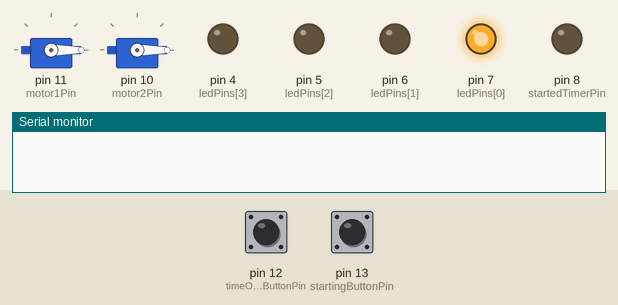
Bench run of a program on a simulated Arduino Uno, built with avr-gcc and run on an emulated ATmega328P. Shown: 2 × servo, output pins drawn as LEDs (lit = HIGH), the last lines printed to the serial monitor. The inputs (shaded band) are chosen by the test bench; at power-on: pin 13 (startingButtonPin) LOW, pin 12 (timeOptionsButtonPin) LOW.

Above: at 1.2 s.
1.3 s: pin 13 (startingButtonPin) pulled HIGH for 0.15 s
At 2.5 s:
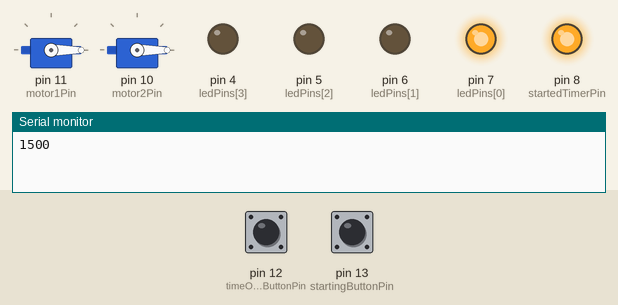
4.4 s: pin 13 (startingButtonPin) pulled HIGH for 1 s
At 5.5 s:
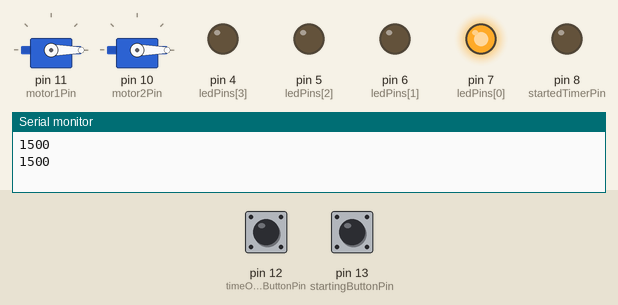
6.9 s: pin 12 (timeOptionsButtonPin) pulled HIGH for 0.15 s
At 7.4 s:
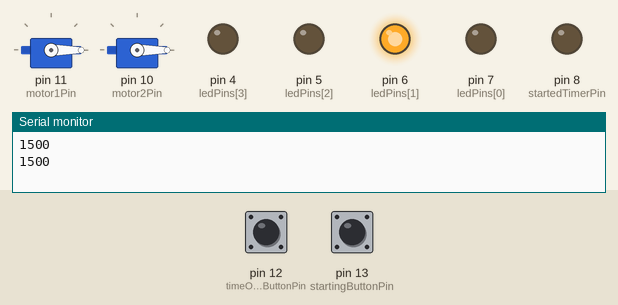
8.5 s: pin 12 (timeOptionsButtonPin) pulled HIGH for 1 s
At 9.8 s:
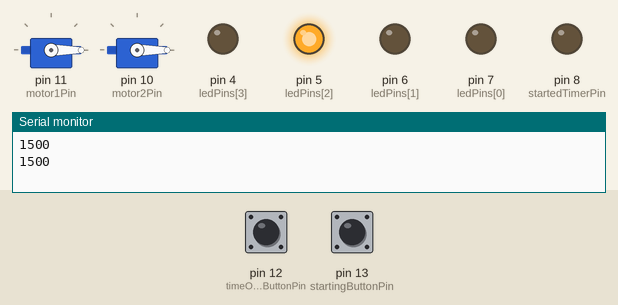
11.0 s: pin 13 (startingButtonPin) pulled HIGH for 0.15 s
At 12.2 s:
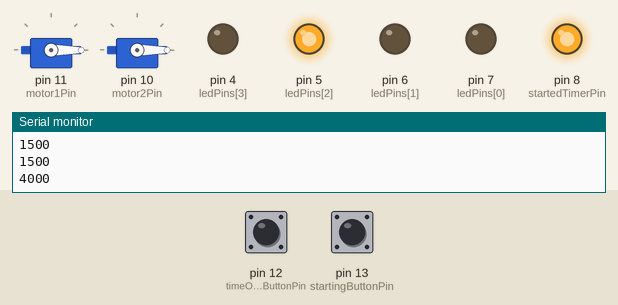
14.1 s: pin 13 (startingButtonPin) pulled HIGH for 3.2 s
At 15.2 s:
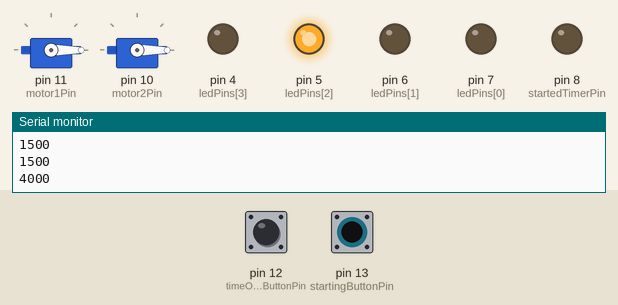
Timing chart, 0 to 17.1 s (numbered marks = the images above; inputs shaded):
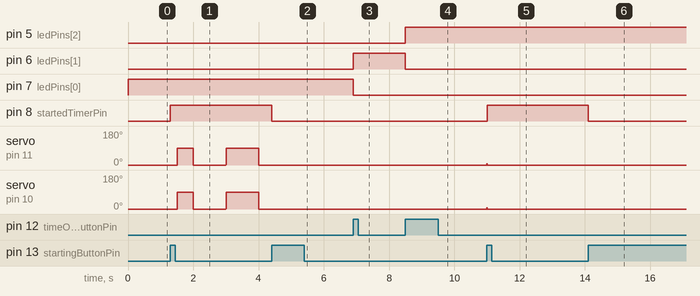

The program:

main.cpp
```cpp
#include <Arduino.h>
#include <Servo.h>

Servo motor1;
Servo motor2;

const int motor1Pin = 11;
const int motor2Pin = 10;
const int startingButtonPin = 13;
const int timeOptionsButtonPin = 12;
const int startedTimerPin = 8;
int ledPins[] = {7, 6, 5, 4, 3};

bool started = false;
bool buttonPressed = false;
bool button1Pressed = false;
int numOfTimesPressedButton = 0;

int timeOptions[4];
int timeOptionsLength = 4;
int timeOptionsIndex = 0;
int timeToOpenDoor = 0;
int timeDoorIsOpen = 1000;
unsigned long previousMillisForClosedDoor = 0;
unsigned long previousMillisForOpenDoor = 0;

void setup() {
  Serial.begin(9600);
  motor1.attach(motor1Pin);
  motor2.attach(motor2Pin);
  pinMode(startingButtonPin, INPUT);
  pinMode(timeOptionsButtonPin, INPUT);
  pinMode(startedTimerPin, OUTPUT);

  for (int i = 0; i < timeOptionsLength; i++) {
    pinMode(ledPins[i], OUTPUT);
  }

  timeOptions[0] = 1500;
  timeOptions[1] = 3000;
  timeOptions[2] = 4000;
  timeOptions[3] = 8000;

  motor1.write(0);
  motor2.write(0);
}

void loop() {
  digitalWrite(startedTimerPin, started);

  unsigned long currentMillis = millis();

  // Initial position of the motors
  if (currentMillis - previousMillisForOpenDoor >= timeDoorIsOpen) {
    previousMillisForOpenDoor = currentMillis;
    motor1.write(0);
    motor2.write(0);
  }

  // Check if start/stop button is pressed to start/stop the timer
  if (digitalRead(startingButtonPin) == HIGH && !buttonPressed) {
    buttonPressed = true;
    numOfTimesPressedButton++;
  } else if (digitalRead(startingButtonPin) == LOW && buttonPressed) {
    buttonPressed = false;
  }

  if (numOfTimesPressedButton % 2 == 0 || numOfTimesPressedButton == 0) {
    started = false;
  } else {
    started = true;
  }

  // Check if the timeOptions button is being pressed to go through the time options
  if (digitalRead(timeOptionsButtonPin) == HIGH && !button1Pressed && !started) {
    button1Pressed = true;
    if (timeOptionsIndex < timeOptionsLength - 1) {
      timeOptionsIndex++;
    } else {
      timeOptionsIndex = 0;
    }
  } else if (digitalRead(timeOptionsButtonPin) == LOW && button1Pressed && !started) {
    button1Pressed = false;
  }

  // Change the time option and light up it's led
  int indexOfLedThatShouldBeLitUp;
  timeToOpenDoor = timeOptions[timeOptionsIndex];
  for (int i = 0; i < timeOptionsLength; i++) {
    if (i != timeOptionsIndex) {
      digitalWrite(ledPins[i], LOW);
    } else {
      indexOfLedThatShouldBeLitUp = i;
    }
  }
  digitalWrite(ledPins[indexOfLedThatShouldBeLitUp], HIGH);

  if (!started) {
    return;
  }

  // Delay for a certain amount of time to open the door
  if (currentMillis - previousMillisForClosedDoor >= timeToOpenDoor) {
    previousMillisForClosedDoor = currentMillis;
    Serial.println(timeToOpenDoor);
    for (int i = 0; i <= 90; i++) {
      motor1.write(i);
      motor2.write(i);
      // delay(10);
    }
  }
}
```

Measured:
- after the input at 1.3 s, pin 8 (startedTimerPin): LOW → HIGH at once; servo on pin 11 (motor1Pin), servo on pin 10 (motor2Pin): 0° → 90° after 0.20 s, → 0° 0.50 s later, → 90° 1.0 s later, → 0° 1.0 s later
- after the input at 4.4 s, pin 8 (startedTimerPin): HIGH → LOW at once; servo on pin 11 (motor1Pin), servo on pin 10 (motor2Pin): stays 0° (without the input it goes to 6° after 0.10 s)
- after the input at 6.9 s, pin 6 (ledPins[1]): LOW → HIGH at once; pin 7 (ledPins[0]): HIGH → LOW at once
- after the input at 8.5 s, pin 5 (ledPins[2]): LOW → HIGH at once; pin 6 (ledPins[1]): HIGH → LOW at once
- after the input at 11.0 s, pin 8 (startedTimerPin): LOW → HIGH at once; servo on pin 11 (motor1Pin), servo on pin 10 (motor2Pin): 0° → 6° at once, → 0° 0.01 s later
- after the input at 14.1 s, pin 8 (startedTimerPin): HIGH → LOW at once; servo on pin 11 (motor1Pin), servo on pin 10 (motor2Pin): stops changing and stays 0°
